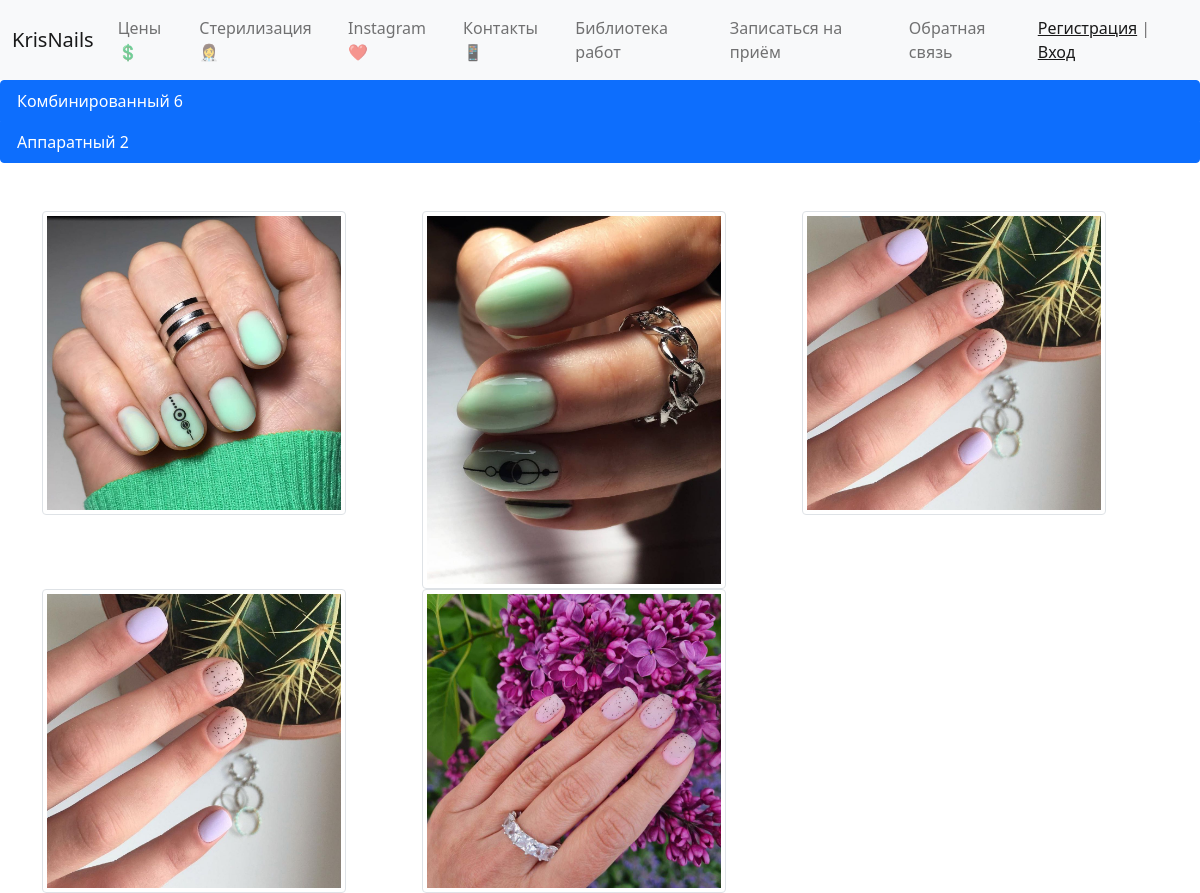
The page /services/works/1 on the database its author committed.
### services/models.py (models this page shows, shortened)
class Category(models.Model):
    category_name = models.CharField(max_length=150, verbose_name='Тип услуги')
    content = models.TextField(verbose_name='Описание услуги', blank=True)
    price = models.IntegerField(verbose_name='Стоимость')
    duration = models.CharField(blank=True, max_length=100, verbose_name='продолжительность')
    created_at = models.DateTimeField(auto_now_add=True, verbose_name='Дата добавления услуги')
    updated_at = models.DateTimeField(auto_now=True, verbose_name='Дата изменения')
    is_published = models.BooleanField(default=True, verbose_name='Опубликовано')
    def __str__(self):
        return self.category_name
    class Meta:
        verbose_name = 'Категория'
        verbose_name_plural = 'Категории'
    def get_absolute_url(self):
        return reverse('services:show_works_by_category', kwargs={'category_id': self.pk})

class Visit(models.Model):
    client = models.ForeignKey(Client, on_delete=models.SET_NULL, null=True, verbose_name='Клиент', blank=True)
    category = models.ForeignKey(Category, on_delete=models.PROTECT, verbose_name='Услуга', blank=True)
    additional = models.ManyToManyField(Additional, blank=True, verbose_name='Доп. услуги')
    work_date = models.DateTimeField(auto_now_add=True, verbose_name='Дата визита', blank=True)
    price = models.IntegerField(default='250', verbose_name='Стоимость', blank=True)
    duration = models.DurationField(default='03:00:00', help_text='часы:минуты:секунды',
                                    verbose_name='Длительность процедуры', blank=True)
    content = models.TextField(blank=True, verbose_name='Описание процедуры')
    created_at = models.DateTimeField(auto_now_add=True, verbose_name='Дата добавления')
    updated_at = models.DateTimeField(auto_now=True, verbose_name='Дата изменения')
    is_published = models.BooleanField(default=False, verbose_name='Опубликовано')
    photo_before = models.ImageField(upload_to='photo/visits/before/%Y/%m/%d', blank=True, verbose_name='Фото до')
    photo_after = models.ImageField(upload_to='photo/visits/after/%Y/%m/%d', blank=True, verbose_name='Фото после')
    class Meta:
        verbose_name = 'Визит'
        verbose_name_plural = 'Визиты'
        ordering = ['-work_date']
    def get_absolute_url(self):
        return reverse('services:show_work', kwargs={'pk': self.pk})

### services/views.py (the view)
# urls.py: path('works/<int:category_id>', views.WorksByCategory.as_view(), name='show_works_by_category'),
class WorksByCategory(ListView):
    model = Visit
    context_object_name = 'visits_list'
    template_name = 'services/show_works_by_category.html'
    def get_queryset(self):
        return Visit.objects.filter(category_id=self.kwargs['category_id'], is_published=True,
                                    photo_after__contains='jpg')
    def get_context_data(self, *, object_list=None, **kwargs):
        context = super().get_context_data(**kwargs)
        context['title'] = Category.objects.get(pk=self.kwargs['category_id'])
        return context

### services/templatetags/services_tags.py (called while the page is built)
@register.inclusion_tag('services/list_categories.html')
def show_categories():
    categories_list = Category.objects.filter(is_published=True)
    categories_list = Category.objects.annotate(cnt=Count('visit', filter=F('visit__is_published'))).filter(cnt__gt=0)
    return {'categories_list': categories_list}

### services/templates/services/show_works_by_category.html (shortened to what this page needs)
{% extends 'base.html' %}
{% load services_tags %}
{% block adress %}
{% show_categories %}
{% endblock %}
{% block main %}
<div class="container">
    <div class="row mt-5">
        {% for step in visits_list %}
        <div class="col-md-4">
            <a href="{{ step.get_absolute_url }}"> <img src="{{ step.photo_after.url }}" class="img-fluid img-thumbnail" width="304" height="236"/>
            </a>
        </div>
        {% endfor %}
    </div>
</div>
{% endblock %}

### services/templates/services/list_categories.html
<div class="list-group">
    {% for item in categories_list %}
    <a href="{{ item.get_absolute_url }}" class="list-group-item list-group-item-action active"
       aria-current="true">{{ item.category_name }} {{item.cnt}} </a>
    {% endfor %}
</div>

### nails/static/css/style.css (style rules this page uses)
body { background: url(https://webfon.top/wp-content/uploads/2017/10/tools.png) left top repeat fixed; }

### rows shown on the page
Category: category_name "Комбинированный", cnt "6"
Category: category_name "Аппаратный", cnt "2"
Visit: photo_after (picture)
Visit: photo_after (picture)
Visit: photo_after (picture)
Visit: photo_after (picture)
Visit: photo_after (picture)
